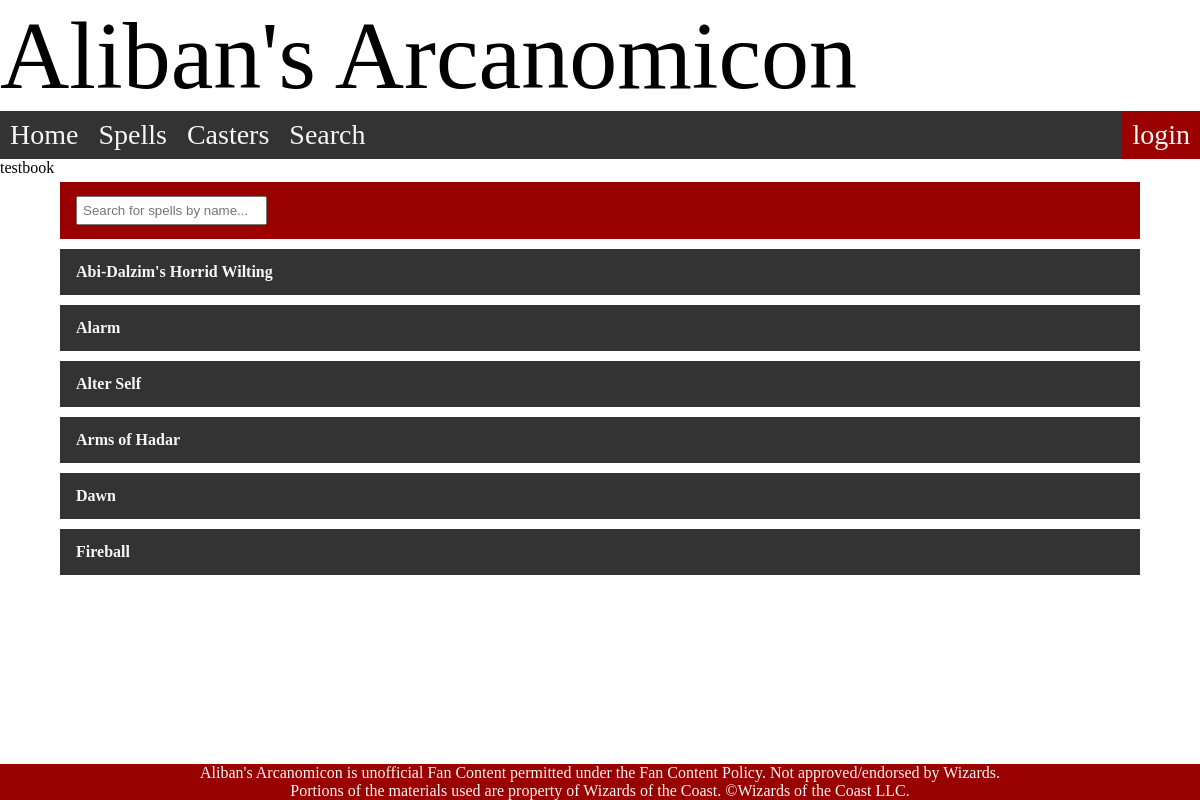
/user/1 (signed in), run on the app's committed database.
### models.py (models this page shows)
class User (db.Model): #This table will contain data for all the users that make accounts to access the site. I am still finalising details on this table.
    __tablename__ = "User"
    id = db.Column(db.Integer, primary_key = True)
    name = db.Column(db.String(80))
    password = db.Column(db.String())
    validation = db.Column(db.Integer)
    spellbook1 = db.Column(db.String(80))
    spellbook2 = db.Column(db.String(80))
    spellbook3 = db.Column(db.String(80))
    spellbook4 = db.Column(db.String(80))
    spellbook5 = db.Column(db.String(80))
    spells = db.relationship('UserSpells', back_populates='user')

class Spell (db.Model): #main table in my database, this is the main table I query for information on all my spells.
    __tablename__ = "Spell"
    id = db.Column(db.Integer, unique = True, primary_key = True)
    name = db.Column(db.String())
    description = db.Column(db.Text)
    level = db.Column(db.Integer)
    components = db.Column(db.String())
    concentration = db.Column(db.Integer)
    ritual = db.Column(db.Integer)
    damage = db.Column(db.String())
    range = db.Column(db.Integer, db.ForeignKey('Range.id'))
    duration = db.Column(db.Integer, db.ForeignKey('Duration.id'))
    castingtime = db.Column(db.Integer, db.ForeignKey('Castingtime.id'))
    school = db.Column(db.Integer, db.ForeignKey('School.id'))
    ranges = db.relationship('Range', backref='spell')
    durations = db.relationship('Duration', backref='spell')
    castingtimes = db.relationship('Castingtime', backref='spell')
    schools = db.relationship('School', backref='school')
    casters = db.relationship('Caster', secondary=SpellCaster, back_populates='spells')
    tags = db.relationship('Tag', secondary=SpellTag, back_populates='spells')
    users = db.relationship('UserSpells', back_populates='spell')

### main.py (the view)
@app.route("/user/<int:spellbook>")
def spellbook(spellbook):
    user = current_user()
    if user == False:
        return redirect(url_for("login", error='not currently logged in'))
    spellbooklist = [user.spellbook1, user.spellbook2, user.spellbook3, user.spellbook4, user.spellbook5]
    for i in range(1,6):
        if i == spellbook and bool(spellbooklist[i-1]) != False: #adjusting for zero indexing between list and url
            spells = models.Spell.query.filter((models.Spell.users.any(uid=user.id))&(models.UserSpells.userbookid==i)).all()
            print(spells)
            return render_template("spellbook.html", spellbook=spellbooklist[i-1], spells = spells)
    return render_template("404.html", error = 'This spellbook has not, or cannot, be created.'), 404

### main.py (called while the page is built)
def current_user(): # function to grab information of current user session
    if session.get("user"): # if a user session is found return the data sorrounding that user
        return models.User.query.get(session['user'])
    else: # otherwise return False
        return False

@app.context_processor
def add_current_user(): # function to create a user session
    if session.get('user'): # if there is user session
        return dict(current_user = models.User.query.get(session['user']))
    return dict(current_user = None)

### templates/spellbook.html
{% extends 'layout.html' %}
{% block content %}
{{ spellbook }}
<br>
{% include '_spelllist.html' %}
{% endblock content %}

### templates/_spelllist.html (shortened to what this page needs)
<div id="spellbarshell">
    <div class="spellbar">
        <input type="text" id="myInput" onkeyup="searchfilter()" placeholder="Search for spells by name...">
    </div>
</div>
<div class="spelllist" id="spelllist">
    {% for spell in spells %}
    <div class="spelllink">
        <a href="/spell/{{ spell.id }}">
            <div class="spellname">
                {{ spell.name }}
            </div>
        </a>
    </div>
    {% endfor %}
</div>

### static/css/style.css (style rules this page uses)
* { margin: 0; padding: 0; box-sizing: border-box; }
a:link { color: #F6F6F6; text-decoration: none; }
.spelllist { display: flex; flex-direction: column; }
.spelllink { display: block; margin: 5px; overflow: hidden; align-self: center; width: 90%; background-color: #333333; }
#spellbarshell { display: flex; flex-direction: column; }
.spellbar { display: block; margin: 5px; overflow: hidden; align-self: center; width: 90%; background-color: #990100; padding: 14px 16px }
.spellbar input[type=text] { padding: 5px; }
.spelllink a { padding: 14px 16px; text-align: left; text-decoration: none; float: left; width: 100%; font-family: Scaly Sans Caps; font-weight: 600; }

### data on the page
User: spellbook1 "testbook"
Spell: name "Abi-Dalzim's Horrid Wilting"
Spell: name "Alarm"
Spell: name "Alter Self"
Spell: name "Arms of Hadar"
Spell: name "Dawn"
Spell: name "Fireball"
